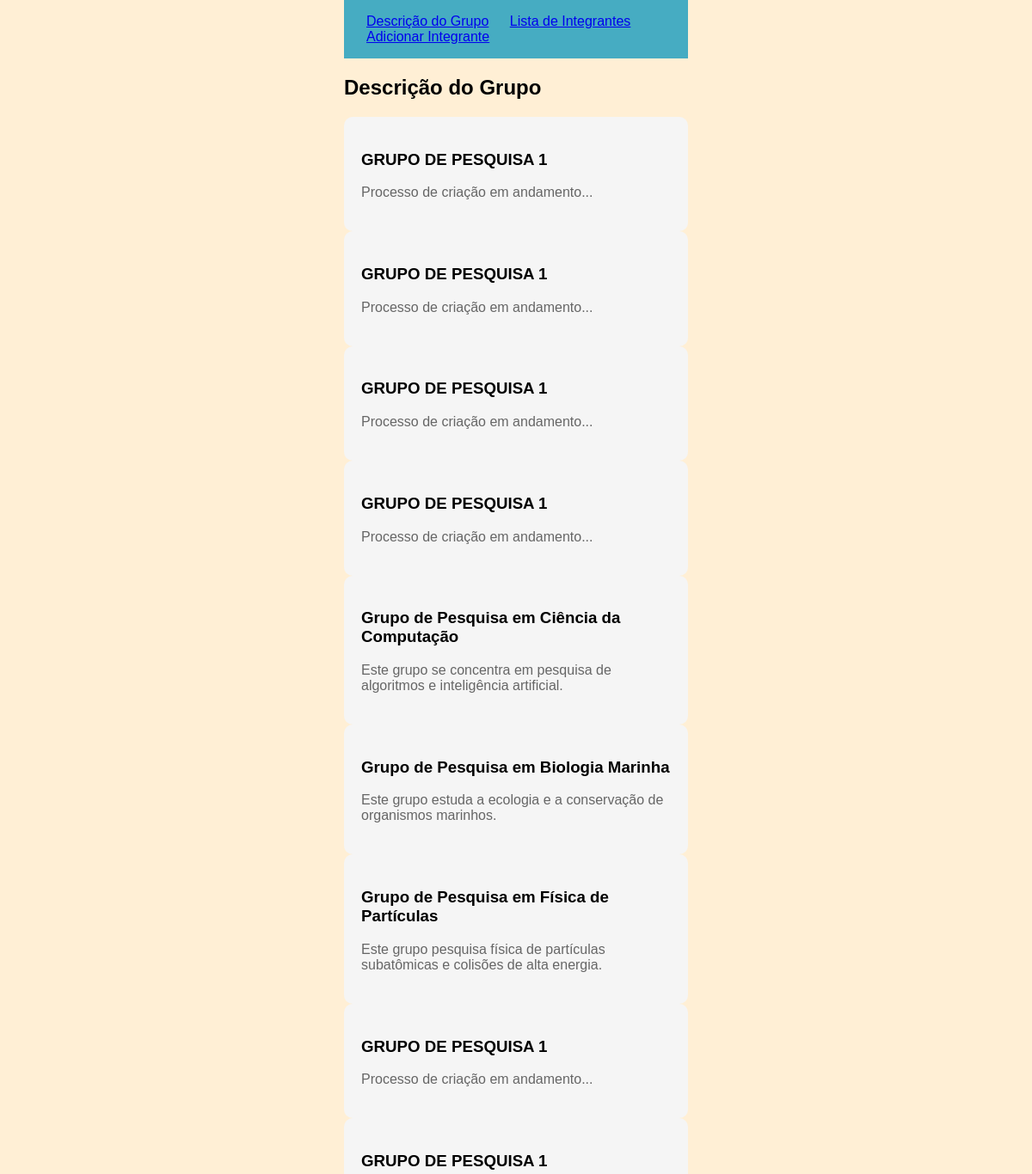
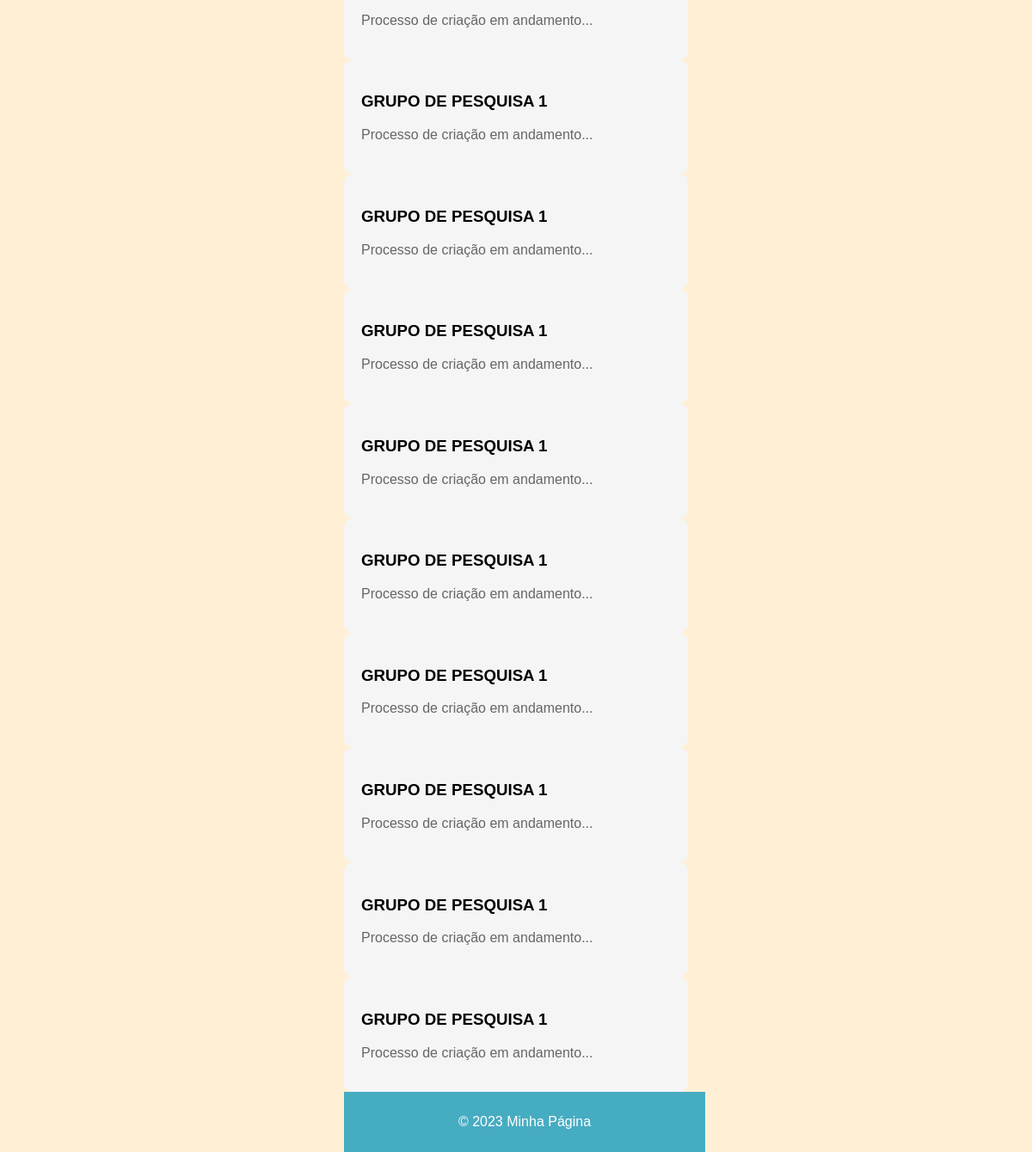
The page / on the database its author committed (2 pictures, top to bottom).
### grupo_pesquisa/models.py (models this page shows)
class GrupoPesquisa(models.Model):
    nome = models.CharField(max_length=100)
    descricao = models.TextField()

### grupo_pesquisa/views.py (the view)
# urls.py: path('', views.descricao_grupo, name='descricao_grupo'),
def descricao_grupo(request):
    grupos_pesquisa = GrupoPesquisa.objects.all()
    return render(request, 'descricao_grupo.html', {'grupos_pesquisa': grupos_pesquisa})

### grupo_pesquisa/templates/descricao_grupo.html (shortened to what this page needs)
{% extends "base.html" %}
{% load static %}
{% block content %}
    <section>
        <h2>Descrição do Grupo</h2>
        {% for grupo_pesquisa in grupos_pesquisa %}
        <div class="grupo-description">
            <h3>{{ grupo_pesquisa.nome }}</h3>
            <p>{{ grupo_pesquisa.descricao }}</p>
        </div>
        {% endfor %}
    </section>
{% endblock %}

### grupo_pesquisa/templates/base.html (style rules this page uses)
body { font-family: Arial, sans-serif; margin: 0; padding: 0; min-height: 100vh; max-width: 400px; background-color: papayawhip; margin: 0 auto; position: relative; }

### grupo_pesquisa/templates/descricao_grupo.html (style rules this page uses)
.grupo-description { max-width: 800px; margin: 0 auto; background-color: #f5f5f5; padding: 20px; border-radius: 10px; }
.grupo-description p { font-size: 16px; color: #666; }

### rows shown on the page
GrupoPesquisa: nome "GRUPO DE PESQUISA 1", descricao "Processo de criação em andamento..."
GrupoPesquisa: nome "GRUPO DE PESQUISA 1", descricao "Processo de criação em andamento..."
GrupoPesquisa: nome "GRUPO DE PESQUISA 1", descricao "Processo de criação em andamento..."
GrupoPesquisa: nome "GRUPO DE PESQUISA 1", descricao "Processo de criação em andamento..."
GrupoPesquisa: nome "Grupo de Pesquisa em Ciência da Computação", descricao "Este grupo se concentra em pesquisa de algoritmos e inteligência artificial."
GrupoPesquisa: nome "Grupo de Pesquisa em Biologia Marinha", descricao "Este grupo estuda a ecologia e a conservação de organismos marinhos."
GrupoPesquisa: nome "Grupo de Pesquisa em Física de Partículas", descricao "Este grupo pesquisa física de partículas subatômicas e colisões de alta energia."
GrupoPesquisa: nome "GRUPO DE PESQUISA 1", descricao "Processo de criação em andamento..."
GrupoPesquisa: nome "GRUPO DE PESQUISA 1", descricao "Processo de criação em andamento..."
GrupoPesquisa: nome "GRUPO DE PESQUISA 1", descricao "Processo de criação em andamento..."
GrupoPesquisa: nome "GRUPO DE PESQUISA 1", descricao "Processo de criação em andamento..."
GrupoPesquisa: nome "GRUPO DE PESQUISA 1", descricao "Processo de criação em andamento..."
GrupoPesquisa: nome "GRUPO DE PESQUISA 1", descricao "Processo de criação em andamento..."
GrupoPesquisa: nome "GRUPO DE PESQUISA 1", descricao "Processo de criação em andamento..."
GrupoPesquisa: nome "GRUPO DE PESQUISA 1", descricao "Processo de criação em andamento..."
GrupoPesquisa: nome "GRUPO DE PESQUISA 1", descricao "Processo de criação em andamento..."
GrupoPesquisa: nome "GRUPO DE PESQUISA 1", descricao "Processo de criação em andamento..."
GrupoPesquisa: nome "GRUPO DE PESQUISA 1", descricao "Processo de criação em andamento..."
